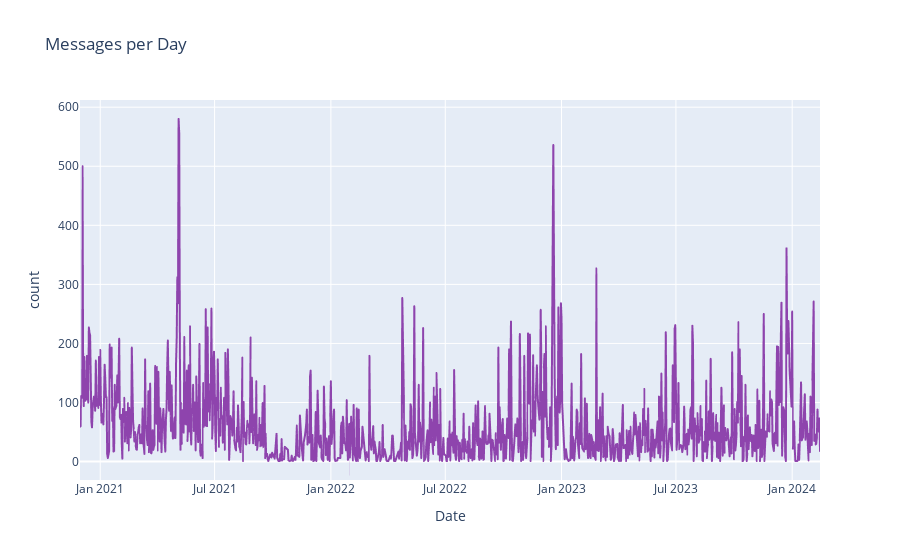

Notebook code for this chart:
### Markdown cell above
#### Messages through time

### Code cell
px.line(pd.DataFrame(df["Date"].value_counts().sort_index()).reset_index(),
        x = "Date",
        y = "count",
        title = "Messages per Day",
        color_discrete_sequence = ["#8E44AD"])

### Figure 1 — Plotly figure (JSON) as saved in the notebook; plotly's stock layout.template omitted (floating-point values rounded to 4 significant figures; data arrays with more than 128 entries replaced by an {"elided": "..."} marker saying what was removed)
{"data": [{"hovertemplate": "Date=%{x}<br>count=%{y}<extra></extra>", "legendgroup": "", "line": {"color": "#8E44AD", "dash": "solid"}, "marker": {"symbol": "circle"}, "mode": "lines", "name": "", "showlegend": false, "type": "scattergl", "x": {"elided": "1018 str values"}, "xaxis": "x", "y": {"elided": "1018 int values"}, "yaxis": "y"}], "layout": {"legend": {"tracegroupgap": 0}, "title": {"text": "Messages per Day"}, "xaxis": {"anchor": "y", "domain": [0, 1], "title": {"text": "Date"}}, "yaxis": {"anchor": "x", "domain": [0, 1], "title": {"text": "count"}}}}
